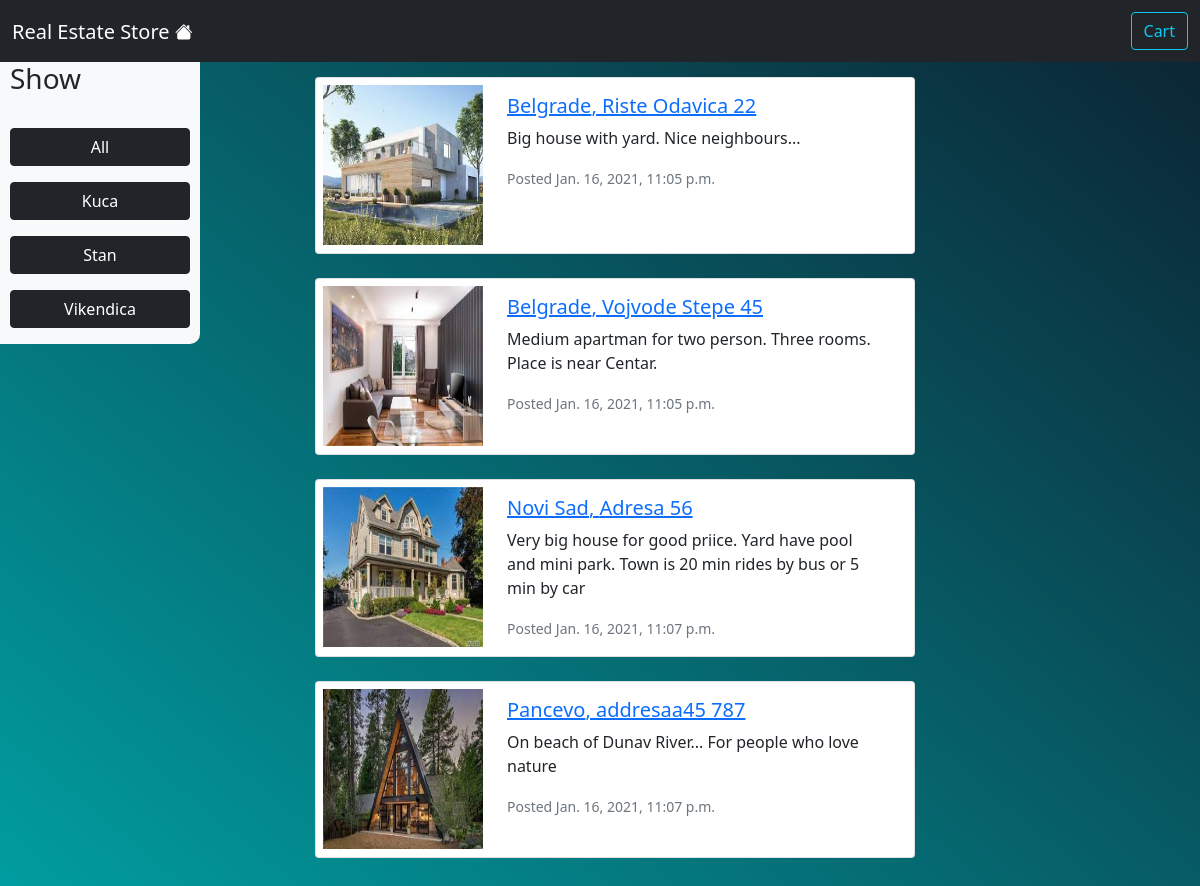
The page / on the database its author committed.
### realestate_store/models.py (models this page shows, shortened)
class Type(models.Model):
    name = models.CharField(max_length=200, db_index=True)
    class Meta:
        ordering = ('name',)

class RealEstate(models.Model):
    sity = models.CharField(max_length=200, db_index=True)
    address = models.CharField(max_length=200, db_index=True)
    type = models.ForeignKey(Type, related_name='realestates', on_delete=models.CASCADE,)
    areasqm = models.IntegerField()
    image = models.ImageField(upload_to = 'realestates/%Y/%m/%d', blank=True)
    description = models.TextField(default="No description")
    price = models.DecimalField(max_digits=12, decimal_places=2)
    date = models.DateTimeField(auto_now_add=True)
    available = models.BooleanField(default=True)
    email = models.EmailField()
    phone_number = models.CharField(max_length=12)
    class Meta:
        ordering = ('sity','address',)
        index_together = (('id', 'type'),)
        verbose_name_plural = 'realestates'

### realestate_store/views.py (the view)
# urls.py: path('', realestate_list, name='realestate_list'),
def realestate_list(request, name=None):
    type = None
    types = Type.objects.all()
    realestates = RealEstate.objects.filter(available=True)
    if name:
        type = get_object_or_404(Type, name=name)
        realestates = RealEstate.objects.filter(type=type)
    return render(request, 'realestate_list.html',
            {'type':type, 'types':types, 'realestates':realestates})

### templates/realestate_list.html (shortened to what this page needs)
{% extends 'base.html' %}
{% block content %}
<div class="row">
    <div class="col-2  bg-light position-absolute" id="sticky-sidebar" style="padding: 0px 10px; border-radius: 0px 0px 10px 0px;">
      <h3>Show</h3>
      <br>
      <h4 class="d-flex flex-column bd-highlight mb-3"><a href="{% url 'realestate_list' %}" class="btn btn-dark">All</a></h4>
      {% for t in types %}
        <h4 class="d-flex flex-column bd-highlight mb-3"><a href="{% url 'realestate_list' t.name %}" class="btn btn-dark">{{t.name}}</a></h4>
      {% endfor %}
    </div>
    <div class="col offset-3" id="main" style="padding: 15px;">
      {% for realestate in realestates %}
      <div class="card mb-4" style="max-width: 600px;">
        <div class="row g-0">
          <div class="col-md-4" style="display: flex; padding: 7px 7px; box-sizing: border-box; width: 175px; height: 175px;">
            <img src="{{realestate.image.url}}" alt="{{realestate.image.url}}" style="display: flex; box-sizing: border-box; width: 160px; height: 160px;">
          </div>
          <div class="col-md-8">
            <div class="card-body">
              <a href="{% url 'realestate_detail' realestate.id %}"><h5 class="card-title">{{realestate.sity}}, {{realestate.address}}</h5></a>
              <p class="card-text">{{realestate.description}}</p>
              <p class="card-text"><small class="text-muted">Posted {{realestate.date}}</small></p>
            </div>
          </div>
        </div>
      </div>
      {% endfor %}
    </div>
</div>
{% endblock content %}

### rows shown on the page
Type: name "Kuca"
Type: name "Stan"
Type: name "Vikendica"
RealEstate: image (picture), sity "Belgrade", address "Riste Odavica 22", description "Big house with yard. Nice neighbours...", date "Jan. 16, 2021, 11:05 p.m."
RealEstate: image (picture), sity "Belgrade", address "Vojvode Stepe 45", description "Medium apartman for two person. Three rooms. Place is near Centar.", date "Jan. 16, 2021, 11:05 p.m."
RealEstate: image (picture), sity "Novi Sad", address "Adresa 56", description "Very big house for good priice. Yard have pool and mini park. Town is 20 min rides by bus or 5 min by car", date "Jan. 16, 2021, 11:07 p.m."
RealEstate: image (picture), sity "Pancevo", address "addresaa45 787", description "On beach of Dunav River... For people who love nature", date "Jan. 16, 2021, 11:07 p.m."
